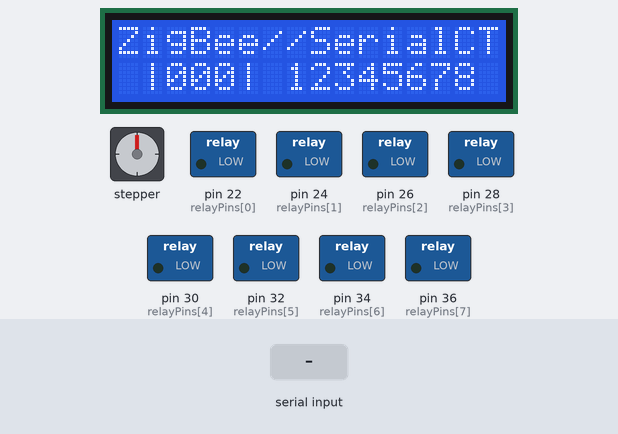
Bench run of a sketch on a simulated Arduino Mega 2560, built with avr-gcc and run on an emulated ATmega2560. Shown: stepper motor, 16×2 character LCD, switched loads named in the sketch (green lamp = pin HIGH). Wiring (inferred from the names in the program): stepper motor (2048 steps per turn assumed): coils pin 47, pin 49, pin 51, pin 53. Dashed ring = blinking. Inputs (shaded band) come from the test bench. Pins used as bus, display or sensor lines are not drawn; what the sketch prints to the serial monitor is not drawn.

Above: at 1.2 s.
1.3 s: "M90\n" received over Serial
At 1.46 s:
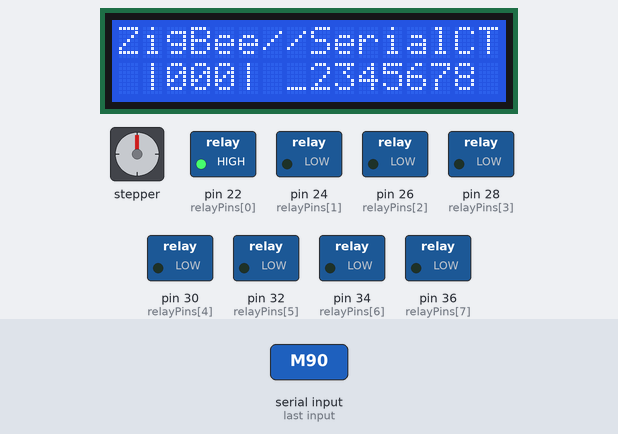
3.7 s: byte 83 ('S') received over Serial
At 4.18 s:
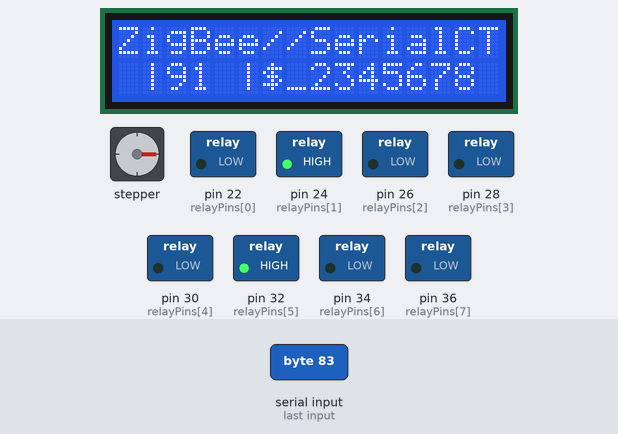
6.1 s: byte 78 ('N') received over Serial
At 6.31 s:
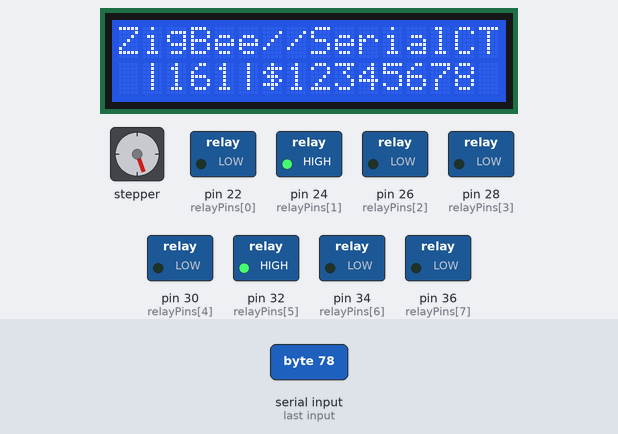
8.5 s: byte 70 ('F') received over Serial
At 9.66 s:
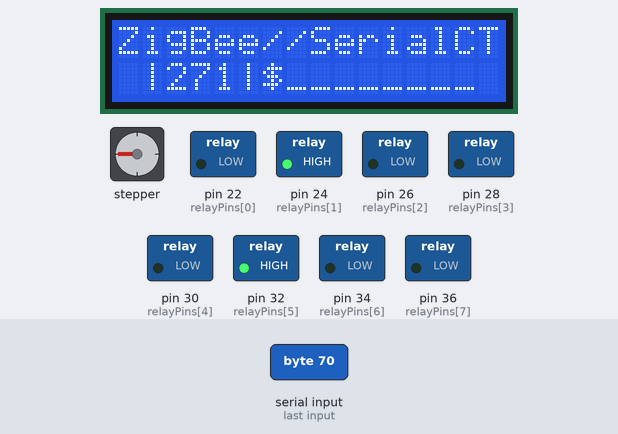
10.9 s: "90,45\n" received over Serial
At 11.17 s:
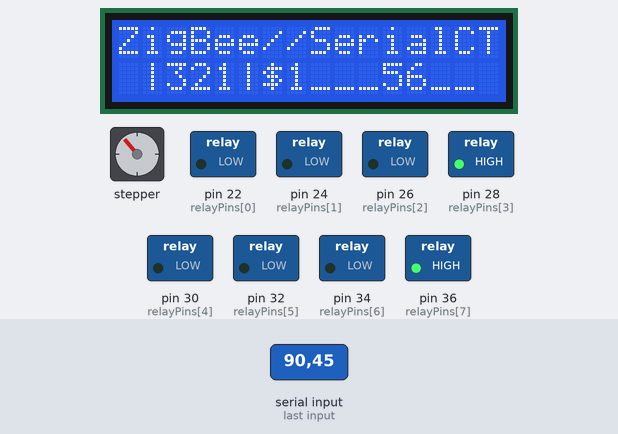
13.4 s: byte 84 ('T') received over Serial
At 14.21 s:
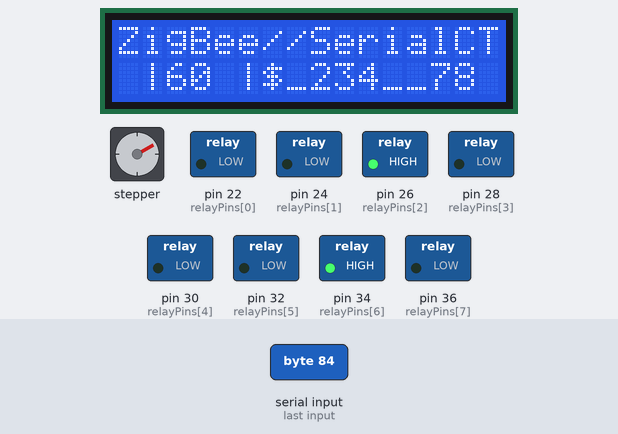
Timing chart, 0 to 18.8 s (numbered marks = the images above; inputs shaded):
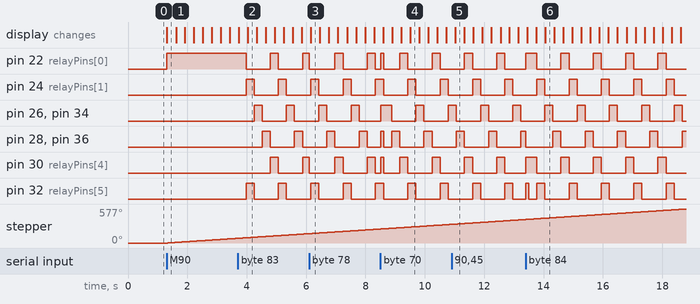

Measured:
- after the input at 1.3 s, pin 22 (relayPins[0]): LOW → HIGH at once; stepper: keeps turning clockwise at about 34°/s, starting at once; the display: changes at once (image 1)
- after the input at 3.7 s, pin 22 (relayPins[0]), pin 24 (relayPins[1]): alternates HIGH for 0.27 s and LOW for 0.82 s, starting after 0.28 s
- after the input at 6.1 s, the display: changes after 0.06 s (image 3)
- after the input at 8.5 s, the display: first changes after 0.09 s (image 4 shows a later state)
- after the input at 10.9 s, the display: changes after 0.13 s (image 5)
- after the input at 13.4 s, the display: first changes after 0.06 s (image 6 shows a later state)

The sketch:

zigbee_demo.ino
```cpp
#include <LiquidCrystal.h>
#define B_NOBTTN -1
#define B_SELECT 0
#define B_LEFT 1
#define B_DOWN 2
#define B_UP 3
#define B_RIGHT 4

// Program Variables
int running = 1;
const int programDelay = 5;

// LCD Variables
LiquidCrystal lcd(8, 13, 9, 4, 5, 6, 7);
const int button_vals[5] = {800, 600, 400, 200, 50};

// Motor Variables
int motorPins[] = {47,49,51,53};
int motorSeq[5][4] = {
{HIGH, HIGH, LOW, LOW},
{LOW, HIGH, HIGH, LOW},
{LOW, LOW, HIGH, HIGH},
{HIGH, LOW, LOW, HIGH},
{LOW, LOW, LOW, LOW} };
int motorSeqRev[5][4] = {
{HIGH, LOW, LOW, HIGH},
{LOW, LOW, HIGH, HIGH},
{LOW, HIGH, HIGH, LOW},
{HIGH, HIGH, LOW, LOW},
{LOW, LOW, LOW, LOW} };
int motorCurPos = 1; // This fixes a strange start up bug in actuation without really affecting things
float motorCurDeg = 0;
int motorCurDir = 0;
int motorCurPhase = 4;
int motorSpinToggle = 0;
int motorActToggle = 0;
int motorOscToggle = 0;

// Relay Variables
int relayPins[] = {22,24,26,28,30,32,34,36};
int relayTotal = sizeof(relayPins);
int relayStates[] = { LOW, LOW, LOW, LOW, LOW, LOW, LOW, LOW };
int relayShowToggle = 0;
int relayShowPhase = 0;
int relayShowPeriod = 4;
int relayShowSeq[][8] = {
  { HIGH, LOW, LOW, LOW, HIGH, LOW, LOW, LOW },
  { LOW, HIGH, LOW, LOW, LOW, HIGH, LOW, LOW },
  { LOW, LOW, HIGH, LOW, LOW, LOW, HIGH, LOW },
  { LOW, LOW, LOW, HIGH, LOW, LOW, LOW, HIGH }
};
long relayDelayPhase = 0;
long relayDelayPeriod = 15000;

// Utility Methods
int getKeypadButton() {
  int analogVal = analogRead(0);
  for( int buttonId = 5; buttonId >= 0; buttonId-- ) {
    if( analogVal < button_vals[buttonId] )
      return buttonId;
  }
  return -1;
};

void printRelays() {
  lcd.setCursor(7,1);
  for (int i = 0; i< 8; i++) {
    if( relayStates[i] == LOW ) {
      lcd.print(i+1);
    } else {
      lcd.print("_");
    }
  }
}

void relaySetPat(int a[]) {
  for ( int i = 0; i < 8; i++) {
   digitalWrite(relayPins[i], a[i]);
  }
};

void motorSetPhase(int a[]) {
  for( int i = 0; i < 4; i++) {
   digitalWrite(motorPins[i], a[i]);
  }
};

void ackCmd(char cmd) {
  Serial.write('#');
  Serial.write(cmd);
  Serial.write('\n');
};

void ackErr(char cmd) {
  Serial.write('!');
  Serial.write(cmd);
  Serial.write('\n');
}

void sendState() {
 Serial.write('$');

  // Relay Data
 for (int i = 0; i < 8; i++) {
   if ( relayStates[i] )
     Serial.write('1');
   else
     Serial.write('0');
  }

 Serial.write(' '); //seperator

 if ( relayShowToggle )
   Serial.write('1');
 else
   Serial.write('0');

 Serial.write(' ');

 // Motor Data
 if ( motorSpinToggle )
   Serial.write('1');
 else
   Serial.write('0');

 Serial.write(' ');

 if ( motorOscToggle )
   Serial.write('1');
 else
   Serial.write('0');

 Serial.write(' ');

 if ( motorCurDir )
   Serial.write('1');
 else
   Serial.write('0');

 Serial.write(' ');

 char str[4];
 sprintf(str, "%d", motorCurPos);
 Serial.write(str);

 Serial.write('\n');
}

void reverseMotorSeq() {
  int temp[5][4];
  motorCurDir = motorCurDir ? 0 : 1;
  for (int i = 0; i<4; i++) {
    for (int j = 0; j<4; j++) {
      temp[i][j] = motorSeq[i][j];
      motorSeq[i][j] = motorSeqRev[i][j];
      motorSeqRev[i][j] = temp[i][j];
    }
  }
}


void setup() {
  // Setup lcd
  lcd.begin(16,2);
  lcd.clear();
  lcd.setCursor(0,0);
  lcd.print("ZigBee//SerialCT");
  lcd.setCursor(1,1);
  lcd.print("|000|");
  lcd.setCursor(7,1);
  lcd.print("12345678");
  // Setup Serial
  Serial.begin(9600);
  // Setup Device GPIO
  for( int i = 0; i < relayTotal; i++ ) {
    pinMode(relayPins[i], OUTPUT);
    digitalWrite(relayPins[i], LOW);
  }
  for( int i = 0; i < 4; i++) {
    pinMode(motorPins[i], OUTPUT);
    digitalWrite(motorPins[i], LOW);
  }
}

void loop() {
  while (running) {
    if ( Serial.available() ) {
      // Implemented Commands:
      // 0-7 - Toggle Relays
      // F - All Relays O[F]F
      // N - All Relays O[N]
      // M - Toggle Motor
      // D - Toggle Motor Dir
      // A - Actuate Motor
      // R - Reset Motor Home Pos
      // S - Light[S]how
      // Z - Report Status (If you know why this is z, than you are awesome)
      char cmd = Serial.read();
      if (cmd == 'M') {
         if (motorSpinToggle) {
          motorSpinToggle = 0;
          motorSetPhase(motorSeq[4]);
          relayDelayPeriod = 15000;
         }
         else {
          motorSpinToggle = 1;
          relayDelayPeriod = 50;
         }
         ackCmd(cmd);
      }
      else if ( cmd - '0' >=0 && cmd -'0' < 8) {
        int device = cmd - '0';

        if (relayStates[device] == HIGH ) {
          relayStates[device] = LOW;
          digitalWrite(relayPins[device], LOW);
          ackCmd(cmd);
          lcd.setCursor(7+device,1);
          lcd.print(device+1);
        }
        else {
          relayStates[device] = HIGH;
          digitalWrite(relayPins[device], HIGH);
          ackCmd(cmd);
          lcd.setCursor(7+device,1);
          lcd.print("_");
        }
      }
      else if (cmd == 'R') {
        motorCurPos = 0;
        float motorCurDeg = motorCurPos / 512.0 * 360;
        lcd.setCursor(2,1);
        lcd.print("   ");
        lcd.setCursor(2,1);
        lcd.print((int) motorCurDeg);
        ackCmd(cmd);
      }
      else if (cmd =='S') {
       if (relayShowToggle) {
        relayShowToggle = 0;
        relaySetPat(relayStates);
        lcd.setCursor(6,1);
        lcd.print(" ");
        ackCmd(cmd);
       } else {
        relayShowPhase = 0;
        relayShowToggle = 1;
        lcd.setCursor(6,1);
        lcd.print("$");
        ackCmd(cmd);
       }
      }
      else if (cmd == 'N') {
        for (int i = 0; i < 8; i++) {
         digitalWrite(relayPins[i], LOW);
         relayStates[i] = LOW;
        }
        printRelays();
        ackCmd(cmd);
      }
      else if (cmd == 'F') {
        for (int i = 0; i < 8; i++) {
         digitalWrite(relayPins[i], HIGH);
         relayStates[i] = HIGH;
        }
        printRelays();
        ackCmd(cmd);
      }
      else if (cmd == 'T') {
        for (int i = 0; i < 8; i++) {
         if (relayStates[i] == HIGH) {
          digitalWrite(relayPins[i], LOW);
          relayStates[i] = LOW;
         } else {
          digitalWrite(relayPins[i], HIGH);
          relayStates[i] = HIGH;
         }
        }
        printRelays();
        ackCmd(cmd);
      }
      else if (cmd == 'D') {
        reverseMotorSeq();
        ackCmd(cmd);
      }
      else if (cmd == 'A') {
       motorActToggle = 1;
       motorSpinToggle = 1;
       ackCmd(cmd);
      }
      else if (cmd == 'Z') {
       ackCmd(cmd);
       sendState();
      }
      else if (cmd == 'O') {
       motorOscToggle = motorOscToggle ? 0 : 1;
       ackCmd(cmd);
      }
      else {
       ackErr(cmd);
      }
    }

   if (motorSpinToggle) {
     if (motorCurPhase >= 4) {
       motorCurPhase = 0;
       motorSetPhase(motorSeq[motorCurPhase]);
     }
     else if (motorCurPhase == 3) {
       motorCurPhase = 0;
       motorSetPhase(motorSeq[motorCurPhase]);
       if (motorCurDir)
         motorCurPos--;
       else
         motorCurPos++;
       if (motorCurPos > 512) {
        motorCurPos = 0;
       }
       else if (motorCurPos < 0) {
        motorCurPos = 512;
       }
       motorCurDeg = motorCurPos / 512.0 * 360;
       lcd.setCursor(2,1);
       lcd.print("   ");
       lcd.setCursor(2,1);
       lcd.print((int) motorCurDeg);
     }
     else {
       motorCurPhase++;
       motorSetPhase(motorSeq[motorCurPhase]);
     }
     delay(programDelay);
   }

   if (motorActToggle) {
    if (motorCurPos == 0 && motorCurPhase == 3) {
      if (!motorOscToggle) {
        motorActToggle = 0;
        motorSpinToggle = 0;
        motorSetPhase(motorSeq[4]);
      }
      reverseMotorSeq();
    }
   }

   if (relayShowToggle) {
    relayDelayPhase++;
    if (relayDelayPhase > relayDelayPeriod) {
     relayShowPhase++;
     int lastIter;

     if (relayShowPhase >= relayShowPeriod) {
       relayShowPhase = 0;
     }
     relaySetPat(relayShowSeq[relayShowPhase]);

     relayDelayPhase = 0;
    }
   }
  }
}
```
